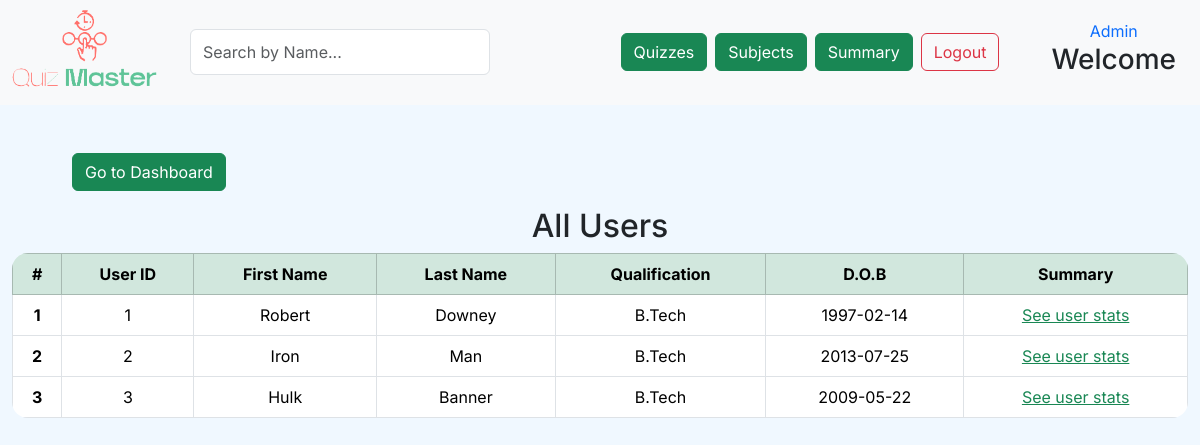
The page /quiz-master/users on the database its author committed.
### application/models.py (models this page shows)
class User(db.Model):
    __tablename__='user'
    id = db.Column(db.Integer, autoincrement=True, primary_key=True)
    username = db.Column(db.String, unique=True, nullable=False)
    password = db.Column(db.String,nullable=False)
    first_name = db.Column(db.String,nullable=False)
    last_name = db.Column(db.String)
    qualification = db.Column(db.String)
    dob = db.Column(db.String)

### application/controllers.py (the view)
@app.route("/quiz-master/users",methods=["GET"])
def admin_users_view():
    if request.method == 'GET':
        users = db.session.query(User).all()
        return render_template('adm_users.html',users=users)

### templates/adm_users.html (shortened to what this page needs)
<!DOCTYPE html>
<html lang="en">
<head>
    <link href="https://cdn.jsdelivr.net/npm/bootstrap@5.3.3/dist/css/bootstrap.min.css" rel="stylesheet"
 />
    <link rel="stylesheet" href="https://cdnjs.cloudflare.com/ajax/libs/font-awesome/6.7.2/css/all.min.css">
    <link rel="stylesheet" href="{{ url_for('static', filename='admin.css') }}">
</head>
<body>
    <header class="d-flex align-items-center p-2 bg-light">
        <div class="flex-shrink-0">
            <a href="{{ url_for('admin_dashboard') }}">
                <img src="{{ url_for('static', filename='logo3.png') }}" class="img-fluid pb-2" width="150px" alt="logo" />
            </a>
        </div>
        <div class="d-flex flex-grow-1 justify-content-between mx-3">
            <input type="text" id="searchInput" class="form-control mx-3" style="width: 300px;" placeholder="Search by Name...">
            <nav class="d-flex mx-3">
                <a class="btn btn-success m-1" href="{{ url_for('admin_quizzes') }}" role="button">Quizzes</a>
                <a class="btn btn-success m-1" href="{{ url_for('admin_subjects') }}" role="button">Subjects</a>
                <a href="{{ url_for('admin_full_summary') }}" class="btn btn-success m-1">Summary</a>
                <a class="btn btn-outline-danger m-1" href="{{ url_for('logout') }}" role="button">Logout</a>
            </nav>
        </div>
        <div class="flex-shrink-0 text-end mx-3">
            <div class="text-center text-primary">Admin</div>
            <h3>Welcome {{session['first_name']}}</h3>
        </div>
    </header>
    <section class="container-fluid mt-5">
        <div class="row">
            <div class="col d-flex justify-content-between">
                <div class="container d-flex justify-content-start ms-5">
                    <a href="{{ url_for('admin_dashboard') }}" class="btn btn-success">Go to Dashboard</a>
                </div>
            </div>
        </div>
        {% if users %}
        <h2 class="text-center mt-3"> All Users </h2>
        <table id="userTable" class="table table-bordered rounded-table align-middle text-center">
            <thead>
                <tr class="table-success">
                    <th scope="col">#</th>
                    <th scope="col">User ID</th>
                    <th scope="col">First Name</th>
                    <th scope="col">Last Name</th>
                    <th scope="col">Qualification</th>
                    <th scope="col">D.O.B</th>
                    <th scope="col">Summary</th>
                </tr>
            </thead>
            <tbody>
                {% for user in users %}
                <tr>
                    <th scope="row">{{ loop.index }}</th>
                    <td>{{user.id}}</td>
                    <td>{{user.first_name}}</td>
                    <td>{{user.last_name}}</td>
                    <td>{{user.qualification}}</td>
                    <td>{{user.dob}}</td>
                    <td><a href="{{ url_for('admin_user_summary',user_id=user.id) }}" class="text-success">See user stats</a></td>
                </tr>
                {% endfor %}
            </tbody>
        </table>
        {% endif %}
    </section>
</body>
</html>

### static/admin.css (style rules this page uses)
* { font-family: "Inter", serif; }
body { background-color: aliceblue !important; }
.rounded-table { border-radius: 1rem; overflow: hidden; }

### rows shown on the page
User: id "1", first_name "Robert", last_name "Downey", qualification "B.Tech", dob "1997-02-14"
User: id "2", first_name "Iron", last_name "Man", qualification "B.Tech", dob "2013-07-25"
User: id "3", first_name "Hulk", last_name "Banner", qualification "B.Tech", dob "2009-05-22"
